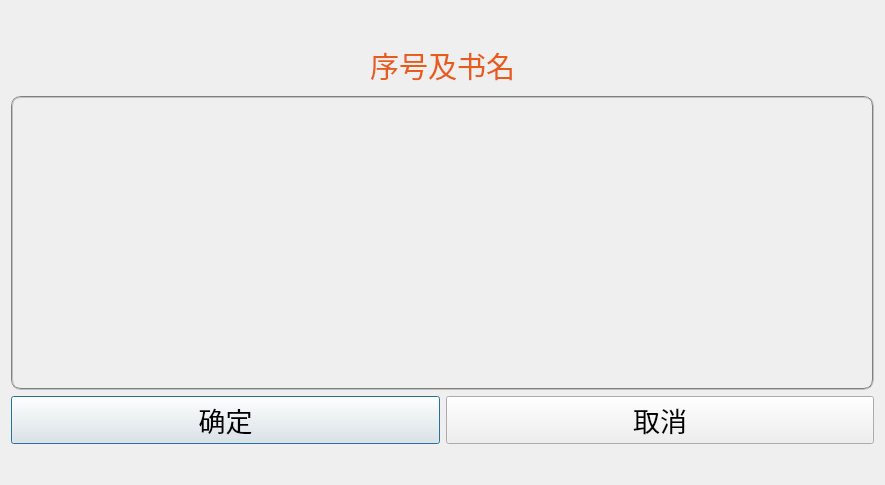
<?xml version="1.0" encoding="UTF-8"?>
<ui version="4.0">
 <class>insertdialog</class>
 <widget class="QDialog" name="insertdialog">
  <property name="geometry">
   <rect>
    <x>0</x>
    <y>0</y>
    <width>885</width>
    <height>485</height>
   </rect>
  </property>
  <property name="windowTitle">
   <string>插入</string>
  </property>
  <property name="styleSheet">
   <string notr="true">#insertdialog{border-image: url(:/新前缀/cb8065380cd79123b53fe4beae345982b3b78018.jpg);}</string>
  </property>
  <layout class="QVBoxLayout" name="verticalLayout_2">
   <item>
    <spacer name="verticalSpacer">
     <property name="orientation">
      <enum>Qt::Vertical</enum>
     </property>
     <property name="sizeType">
      <enum>QSizePolicy::Fixed</enum>
     </property>
     <property name="sizeHint" stdset="0">
      <size>
       <width>20</width>
       <height>30</height>
      </size>
     </property>
    </spacer>
   </item>
   <item>
    <layout class="QVBoxLayout" name="verticalLayout" stretch="1,6,1">
     <item>
      <widget class="QLabel" name="label">
       <property name="text">
        <string>&lt;html&gt;&lt;head/&gt;&lt;body&gt;&lt;p align=&quot;center&quot;&gt;&lt;span style=&quot; font-size:22pt; color:#e85b1a;&quot;&gt;序号及书名&lt;/span&gt;&lt;/p&gt;&lt;/body&gt;&lt;/html&gt;</string>
       </property>
      </widget>
     </item>
     <item>
      <widget class="QTextEdit" name="textEdit">
       <property name="font">
        <font>
         <family>等线</family>
         <pointsize>16</pointsize>
        </font>
       </property>
       <property name="styleSheet">
        <string notr="true">background:transparent;color:white;
border:2px groove gray;border-radius:10px;padding:2px 4px</string>
       </property>
      </widget>
     </item>
     <item>
      <layout class="QHBoxLayout" name="horizontalLayout">
       <item>
        <widget class="QPushButton" name="pushButton">
         <property name="font">
          <font>
           <family>黑体</family>
           <pointsize>20</pointsize>
          </font>
         </property>
         <property name="styleSheet">
          <string notr="true">QPushButton#pushButton
{
border-color:white;
border-image: url(:/按钮.PNG);
}
QPushButton#pushButton:hover
{
color:white;
border-image: url(:/按钮.PNG);
}
QPushButton#pushButton:pressed
{
color:blue;
border-image: url(:/按钮.PNG);
border:transparent;
}</string>
         </property>
         <property name="text">
          <string>确定</string>
         </property>
        </widget>
       </item>
       <item>
        <widget class="QPushButton" name="pushButton_2">
         <property name="font">
          <font>
           <family>黑体</family>
           <pointsize>20</pointsize>
          </font>
         </property>
         <property name="styleSheet">
          <string notr="true">QPushButton#pushButton_2
{
border-color:white;
border-image: url(:/按钮.PNG);
}
QPushButton#pushButton_2:hover
{
color:white;
border-image: url(:/按钮.PNG);
}
QPushButton#pushButton_2:pressed
{
color:blue;
border-image: url(:/按钮.PNG);
border:transparent;
}</string>
         </property>
         <property name="text">
          <string>取消</string>
         </property>
        </widget>
       </item>
      </layout>
     </item>
    </layout>
   </item>
   <item>
    <spacer name="verticalSpacer_2">
     <property name="orientation">
      <enum>Qt::Vertical</enum>
     </property>
     <property name="sizeType">
      <enum>QSizePolicy::Fixed</enum>
     </property>
     <property name="sizeHint" stdset="0">
      <size>
       <width>20</width>
       <height>30</height>
      </size>
     </property>
    </spacer>
   </item>
  </layout>
 </widget>
 <resources/>
 <connections/>
</ui>
